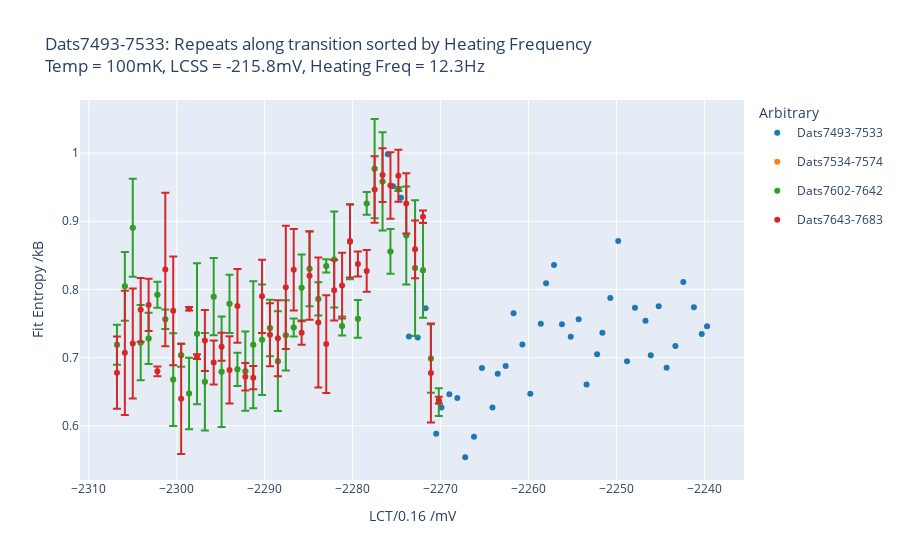

Write notebook code for a chart like this one.
### Code cell
fig = figs[2]
fig2 = copy.copy(fig)

xs, datas = list(), list()
for data in fig.data:
    xs.append(data.x)
    datas.append(data.y)
xs = np.array(xs)
datas = np.array(datas)

xs = np.array([np.mean(xs[0:1], axis=0), np.mean(xs[2:3], axis=0)])
datas = np.array([np.mean(datas[0:1], axis=0), np.mean(datas[2:3], axis=0)])

bin_size=3
                  
for x, data, fd in zip(xs, datas, fig2.data):
    fd.x = x
    fd.y = data
    fd.error_y = dict()
fig2

### Figure 1 — Plotly figure (JSON) as saved in the notebook; plotly's stock layout.template omitted (floating-point values rounded to 4 significant figures; data arrays with more than 128 entries replaced by an {"elided": "..."} marker saying what was removed)
{"data": [{"customdata": {"elided": "41x9 float values"}, "hovertemplate": "Datnum: %{customdata[0]}<br>LCT/0.16 /mV: %{x:.3f}<br>Fit Entropy /kB: %{y:.3f}<br><extra>%{fullData.name}<br>RCB=%{customdata[1]:.1f}mV<br>Bias=%{customdata[2]:.0f}nA<br>dT=%{customdata[3]:.2f}mV<br>amp=%{customdata[4]:.2f}nA<br>dS=%{customdata[5]:.2f}kB<br>int_dS=%{customdata[6]:.2f}kB<br>Field=%{customdata[7]:.0f}mT<br>Gamma=%{customdata[8]:.1f}mV</extra>", "legendgroup": "Dats7493-7533", "line": {"color": "rgb(31, 119, 180)"}, "mode": "markers", "name": "Dats7493-7533", "type": "scatter", "x": [-2276, -2275.0, -2274.0, -2274.0, -2273.0, -2272.0, -2270.0, -2270.0, -2269, -2268.0, -2267.0, -2266.0, -2265.0, -2264.0, -2264.0, -2263.0, -2262.0, -2261.0, -2260.0, -2259.0, -2258, -2257.0, -2256.0, -2255.0, -2254.0, -2253.0, -2252.0, -2252.0, -2251.0, -2250.0, -2249.0, -2248.0, -2247.0, -2246.0, -2245.0, -2244.0, -2243.0, -2242.0, -2241.0, -2240.0, -2240.0], "y": [0.9983, 0.9515, 0.9346, 0.7308, 0.7295, 0.7725, 0.5883, 0.6268, 0.6464, 0.641, 0.5539, 0.5839, 0.6848, 0.627, 0.6763, 0.6876, 0.7649, 0.7192, 0.647, 0.7498, 0.8091, 0.8358, 0.749, 0.7308, 0.7563, 0.6607, 0.7049, 0.7366, 0.7876, 0.8712, 0.6948, 0.7733, 0.7543, 0.7033, 0.7756, 0.6853, 0.7172, 0.8111, 0.7737, 0.7346, 0.7461]}, {"customdata": {"elided": "41x9 float values"}, "hovertemplate": "Datnum: %{customdata[0]}<br>LCT/0.16 /mV: %{x:.3f}<br>Fit Entropy /kB: %{y:.3f}<br><extra>%{fullData.name}<br>RCB=%{customdata[1]:.1f}mV<br>Bias=%{customdata[2]:.0f}nA<br>dT=%{customdata[3]:.2f}mV<br>amp=%{customdata[4]:.2f}nA<br>dS=%{customdata[5]:.2f}kB<br>int_dS=%{customdata[6]:.2f}kB<br>Field=%{customdata[7]:.0f}mT<br>Gamma=%{customdata[8]:.1f}mV</extra>", "legendgroup": "Dats7534-7574", "line": {"color": "rgb(255, 127, 14)"}, "mode": "markers", "name": "Dats7534-7574", "type": "scatter", "x": [-2307.0, -2306.0, -2305, -2304.0, -2303.0, -2302.0, -2301.0, -2300.0, -2300.0, -2299.0, -2298.0, -2297.0, -2296.0, -2295.0, -2294, -2293.0, -2292.0, -2291.0, -2290.0, -2289.0, -2288.0, -2288.0, -2287.0, -2286.0, -2285.0, -2284.0, -2283, -2282.0, -2281.0, -2280.0, -2279.0, -2278.0, -2278.0, -2277.0, -2276.0, -2275.0, -2274.0, -2273.0, -2272, -2271.0, -2270.0], "y": [0.719, 0.8045, 0.8905, 0.7219, 0.7282, 0.7922, 0.7563, 0.6678, 0.7035, 0.6474, 0.735, 0.6645, 0.7894, 0.6794, 0.7789, 0.6828, 0.6802, 0.7188, 0.7264, 0.7435, 0.6948, 0.7327, 0.7441, 0.8024, 0.8303, 0.786, 0.8345, 0.8439, 0.7463, 0.8701, 0.7569, 0.9262, 0.9772, 0.9584, 0.8557, 0.9471, 0.8792, 0.8314, 0.8281, 0.6987, 0.6348]}, {"customdata": {"elided": "41x9 float values"}, "error_y": {"array": [0.02936, 0.05025, 0.0719, 0.05512, 0.03758, 0.01899, 0.01424, 0.06794, 0.01672, 0.05255, 0.1033, 0.0715, 0.05659, 0.08104, 0.04259, 0.02435, 0.05804, 0.09304, 0.08102, 0.04136, 0.07318, 0.05146, 0.01329, 0.04904, 0.05501, 0.0244, 0.009722, 0.07024, 0.01402, 0.05496, 0.0276, 0.01673, 0.07278, 0.07201, 0.03277, 0.002883, 0.07188, 0.0996, 0.06957, 0.05032, 0.02037], "type": "data", "visible": true}, "hovertemplate": "Datnum: %{customdata[0]}<br>LCT/0.16 /mV: %{x:.3f}<br>Fit Entropy /kB: %{y:.3f}<br><extra>%{fullData.name}<br>RCB=%{customdata[1]:.1f}mV<br>Bias=%{customdata[2]:.0f}nA<br>dT=%{customdata[3]:.2f}mV<br>amp=%{customdata[4]:.2f}nA<br>dS=%{customdata[5]:.2f}kB<br>int_dS=%{customdata[6]:.2f}kB<br>Field=%{customdata[7]:.0f}mT<br>Gamma=%{customdata[8]:.1f}mV</extra>", "legendgroup": "Dats7602-7642", "line": {"color": "rgb(44, 160, 44)"}, "mode": "markers", "name": "Dats7602-7642", "type": "scatter", "x": [-2307.0, -2306.0, -2305, -2304.0, -2303.0, -2302.0, -2301.0, -2300.0, -2300.0, -2299.0, -2298.0, -2297.0, -2296.0, -2295.0, -2294, -2293.0, -2292.0, -2291.0, -2290.0, -2289.0, -2288.0, -2288.0, -2287.0, -2286.0, -2285.0, -2284.0, -2283, -2282.0, -2281.0, -2280.0, -2279.0, -2278.0, -2278.0, -2277.0, -2276.0, -2275.0, -2274.0, -2273.0, -2272, -2271.0, -2270.0], "y": [0.719, 0.8045, 0.8905, 0.7219, 0.7282, 0.7922, 0.7563, 0.6678, 0.7035, 0.6474, 0.735, 0.6645, 0.7894, 0.6794, 0.7789, 0.6828, 0.6802, 0.7188, 0.7264, 0.7435, 0.6948, 0.7327, 0.7441, 0.8024, 0.8303, 0.786, 0.8345, 0.8439, 0.7463, 0.8701, 0.7569, 0.9262, 0.9772, 0.9584, 0.8557, 0.9471, 0.8792, 0.8314, 0.8281, 0.6987, 0.6348]}, {"customdata": {"elided": "41x9 float values"}, "error_y": {"array": [0.053, 0.09123, 0.08066, 0.04671, 0.03843, 0.007098, 0.1125, 0.07975, 0.08095, 0.002634, 0.003508, 0.04459, 0.03242, 0.02051, 0.04944, 0.05415, 0.02026, 0.01711, 0.05368, 0.04621, 0.05558, 0.09038, 0.05966, 0.01767, 0.06474, 0.09542, 0.07172, 0.04445, 0.0482, 0.05354, 0.01822, 0.03057, 0.04864, 0.03936, 0.04867, 0.03799, 0.04418, 0.04241, 0.009072, 0.07252, 0.004884], "type": "data", "visible": true}, "hovertemplate": "Datnum: %{customdata[0]}<br>LCT/0.16 /mV: %{x:.3f}<br>Fit Entropy /kB: %{y:.3f}<br><extra>%{fullData.name}<br>RCB=%{customdata[1]:.1f}mV<br>Bias=%{customdata[2]:.0f}nA<br>dT=%{customdata[3]:.2f}mV<br>amp=%{customdata[4]:.2f}nA<br>dS=%{customdata[5]:.2f}kB<br>int_dS=%{customdata[6]:.2f}kB<br>Field=%{customdata[7]:.0f}mT<br>Gamma=%{customdata[8]:.1f}mV</extra>", "legendgroup": "Dats7643-7683", "line": {"color": "rgb(214, 39, 40)"}, "mode": "markers", "name": "Dats7643-7683", "type": "scatter", "x": [-2307.0, -2306.0, -2305, -2304.0, -2303.0, -2302.0, -2301.0, -2300.0, -2300.0, -2299.0, -2298.0, -2297.0, -2296.0, -2295.0, -2294, -2293.0, -2292.0, -2291.0, -2290.0, -2289.0, -2288.0, -2288.0, -2287.0, -2286.0, -2285.0, -2284.0, -2283, -2282.0, -2281.0, -2280.0, -2279.0, -2278.0, -2278.0, -2277.0, -2276.0, -2275.0, -2274.0, -2273.0, -2272, -2271.0, -2270.0], "y": [0.6779, 0.707, 0.7206, 0.7702, 0.7773, 0.68, 0.8293, 0.7687, 0.6396, 0.7718, 0.7015, 0.7251, 0.6929, 0.7159, 0.682, 0.7759, 0.6719, 0.6706, 0.7899, 0.7337, 0.7285, 0.8031, 0.8289, 0.7367, 0.8202, 0.7515, 0.7199, 0.7989, 0.8057, 0.8712, 0.8373, 0.8271, 0.9466, 0.9678, 0.9524, 0.9668, 0.9261, 0.8589, 0.9066, 0.6775, 0.6378]}], "layout": {"autosize": true, "legend": {"title": {"text": "Arbitrary"}}, "title": {"text": "Dats7493-7533: Repeats along transition sorted by Heating Frequency<br>Temp = 100mK, LCSS = -215.8mV, Heating Freq = 12.3Hz"}, "xaxis": {"autorange": true, "range": [-2311.0, -2235.0], "title": {"text": "LCT/0.16 /mV"}, "type": "linear"}, "yaxis": {"autorange": true, "range": [0.5182, 1.078], "title": {"text": "Fit Entropy /kB"}, "type": "linear"}}}
